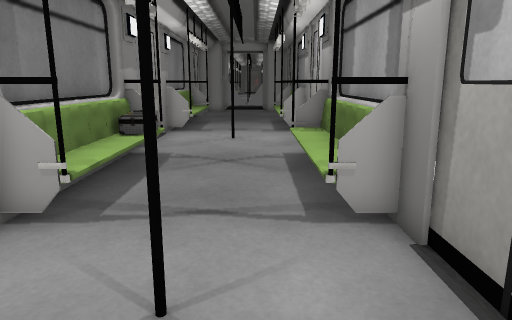
view 1 (above)

15 first-person views from a walk through a 3-D level made in the Unity game engine. The camera is 1.2 m above the floor, tilts 12° down and sees 70° across. The floor is counted in squares, 0.5 m on a side. Each view is taken from the middle of a square. On the plan, view 1 faces up. The plan holds only what a view shows up to about 20 squares ahead; the rest is blank. The place goes on beyond the plan. The player is left out. Some surface patterns are stand-ins.

view 2
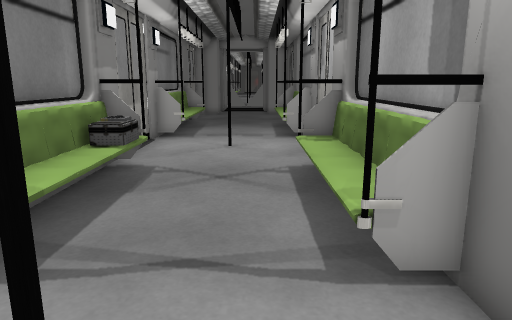

view 3
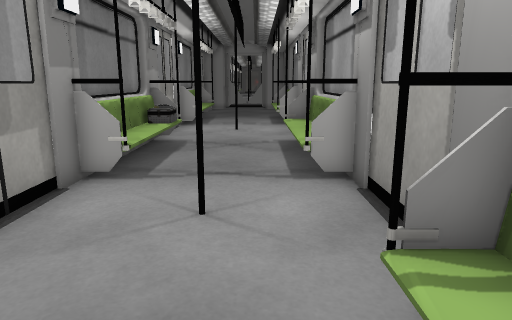

view 4
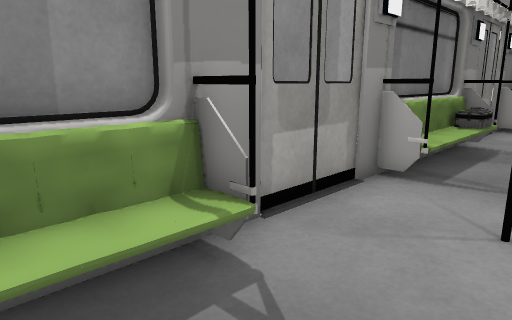

view 5
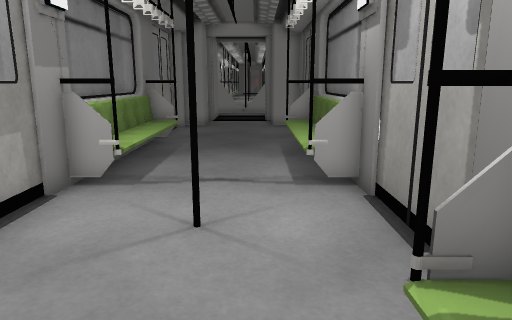

view 6
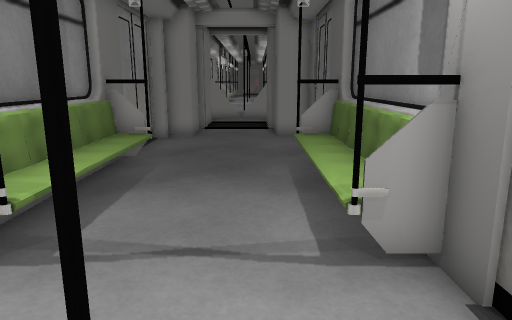

view 7
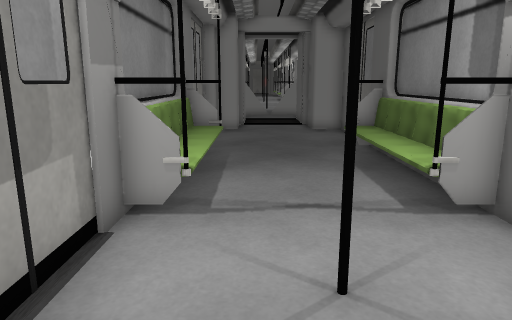

view 8
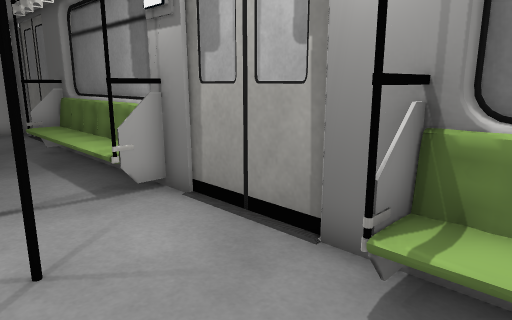

view 9
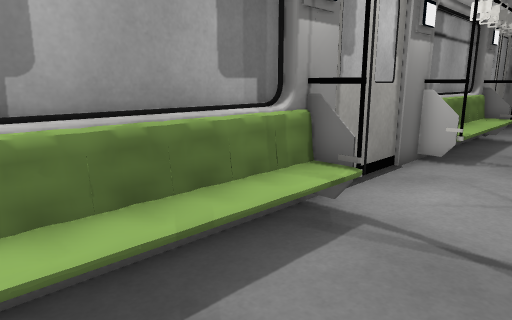

view 10
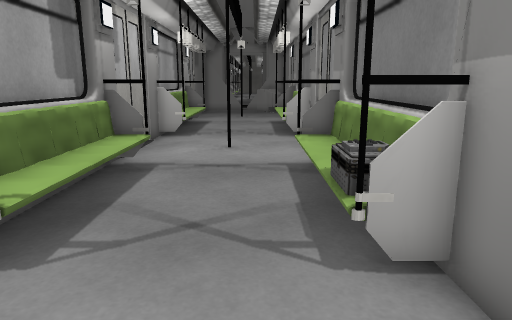

view 11
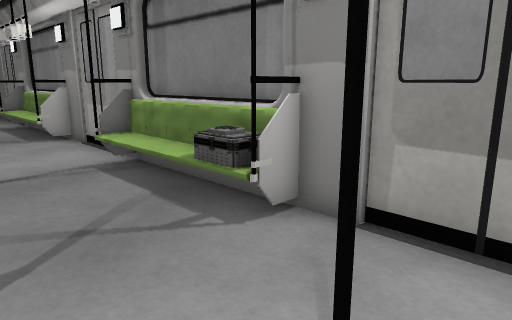

view 12
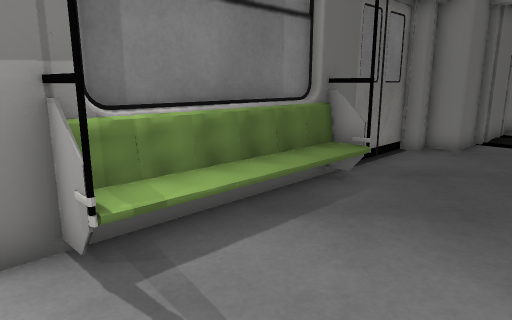

view 13
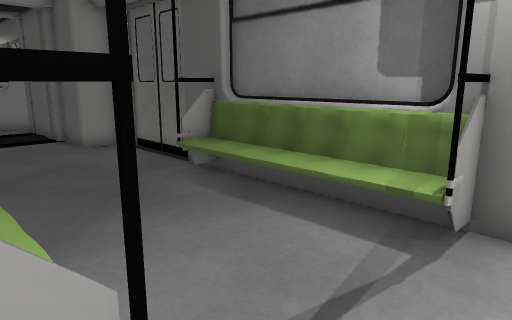

view 14
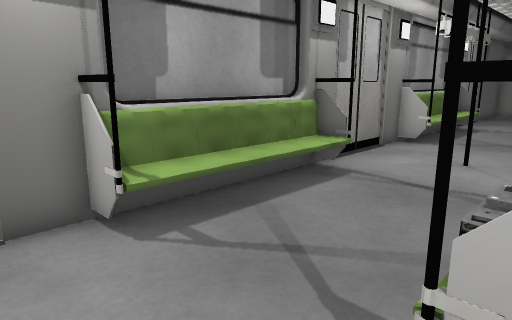

view 15
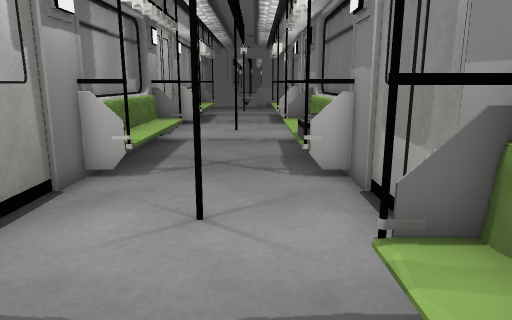

### Floor plan
Key: @ floor where view 1 was taken; # wall or solid block; . floor; = window, fence, low wall or low ledge.
Columns run from 5 left of view 1 to 3 right of it. Each row starts with its distance up from view 1.
 31 ###...###
 30 ##.....##
 29 #.......#
 28 #.......#
 27 #.......#
 26 ##.....##
 25 ##.....##
 24 #=.....=#
 23 #=.....=#
 22 #=.....=#
 21 #=.....=#
 20 ###...###
 19 ###...###
 18 ##.....##
 17 #.......#
 16 #...#...#
 15 #.......#
 14 ##.....##
 13 ##....###
 12 ###...###
 11 ###....=#
 10 #=.....=#
  9 #=.....=#
  8 #=.....=#
  7 #=.....=#
  6 ##.....##
  5 ##.....##
  4 #.......#
  3 #...#...#
  2 #.......#
  1 ##.....##
  0 ##...@.##
 -1 #=.....=#
 -2 ###...###
 -3   #...#

Positions as (right, up) in squares from view 1, and headings:
1: (0, 0), facing up
2: (0, 2), facing up
3: (0, -3), facing up
4: (0, -3), facing up-left
5: (0, 10), facing up
6: (0, 14), facing up
7: (-2, 12), facing up
8: (-2, 11), facing up-right
9: (-2, 12), facing down-right
10: (-2, 17), facing down
11: (1, 17), facing down-left
12: (1, 17), facing up-left
13: (-4, 17), facing up-right
14: (-4, 15), facing down-right
15: (-2, 22), facing down
